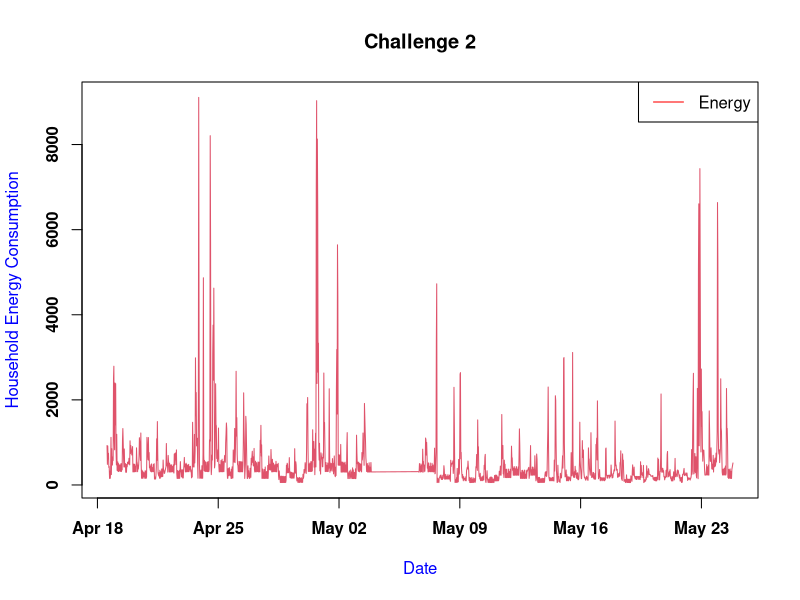

Write the R code that produced this figure. (Note: this script raises an error after producing the figure.)
## ---- chunk 1
setwd("/Users/anitaowens/Documents/Challenge2-AnitaOwens/challenge2")

setwd("/Users/anitaowens/Documents/R")
## ---- chunk 2
total_watt<-read.csv("total_watt.csv", header = FALSE)
head(total_watt)
## ---- chunk 3
colnames(total_watt)<-c("DayTime","EnergyConsumption")
## ---- chunk 4
#create a time object
newtime<-as.POSIXlt(total_watt$DayTime)

#add new time object as a new column and created a new dataframe
watt<-cbind(total_watt, newtime)

## ---- chunk 5
plot(watt$newtime, watt$EnergyConsumption, type="l", ylab="Household Energy Consumption", xlab="Date", col="34", lwd=1, font=2, main = "Challenge 2", col.main="black", col.lab="blue")

#add legend
legend('topright',  lty = 1, col="red", legend = c("Energy"))
## ---- chunk 6
library(ggplot2)
library(scales)
ggplot(watt, aes(newtime)) + geom_line() + scale_x_date(breaks = "1 month", minor_breaks = "1 week") + xlab("") + ylab("Household Energy Consumption")
## ---- chunk 7
dev.copy(png, file="challenge2.png",width=480,height=480)
dev.off()
## ---- chunk 8
test<-watt[ which(watt$newtime > "2011-05-03 00:00:00" & watt$newtime < "2011-05-08 00:00:00"),]

plot(test$newtime, test$EnergyConsumption, type="l", ylab="Household Energy Consumption", xlab="Date", col="darkblue", lwd=1)

## ---- chunk 9

